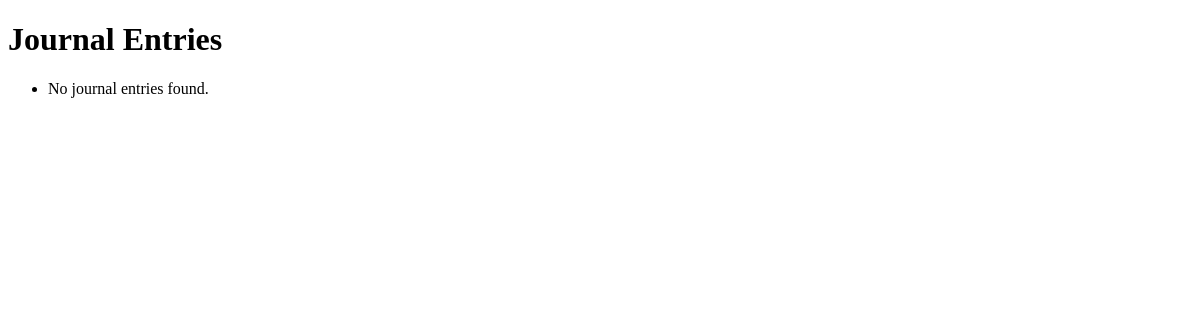
The page /journals/ on the database as committed earlier.
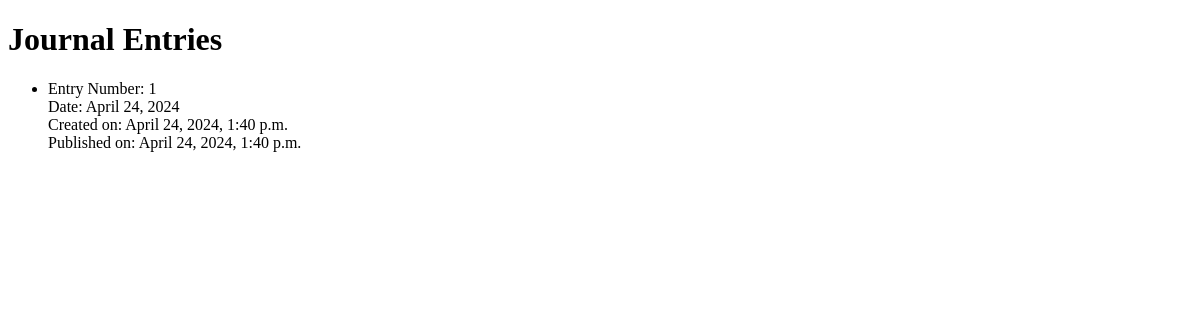
The same page on the database as committed later.
### blog/models.py (models this page shows)
class Journaling(models.Model):
    author = models.ForeignKey(User, on_delete=models.CASCADE, null=True)
    person = models.ForeignKey(Person, on_delete=models.CASCADE, related_name='journal_entries')
    entry_number = models.PositiveIntegerField()
    date = models.DateField(default=now)
    created_date = models.DateTimeField(auto_now_add=True)
    published_date = models.DateTimeField(null=True, blank=True)

### blog/views.py (the view)
# urls.py: path('journals/', views.journaling_list, name='journaling_list'),
def journaling_list(request):
    journalings = Journaling.objects.filter(published_date__lte=timezone.now()).order_by('published_date')
    print(f"Journaling is  + {journalings}")
    return render(request, 'blog/journaling_list.html', {'journalings': journalings})

### blog/templates/blog/journaling_list.html (shortened to what this page needs)
<!DOCTYPE html>
<html lang="en">
<head>
</head>
<body>
    <h1>Journal Entries</h1>
    <ul>
        {% for journaling in journalings %}
            <li>
                Entry Number: {{ journaling.entry_number }} <br>
                Date: {{ journaling.date }} <br>
                Created on: {{ journaling.created_date }} <br>
                Published on: {{ journaling.published_date }}
            </li>
        {% empty %}
            <li>No journal entries found.</li>
        {% endfor %}
    </ul>
</body>
</html>

Rows that differ between the two databases and show on the page:
added Journaling: entry_number "1", date "April 24, 2024", created_date "April 24, 2024, 1:40 p.m.", published_date "April 24, 2024, 1:40 p.m."
Other text that changed with them:
text no longer shown: "No journal entries found."
